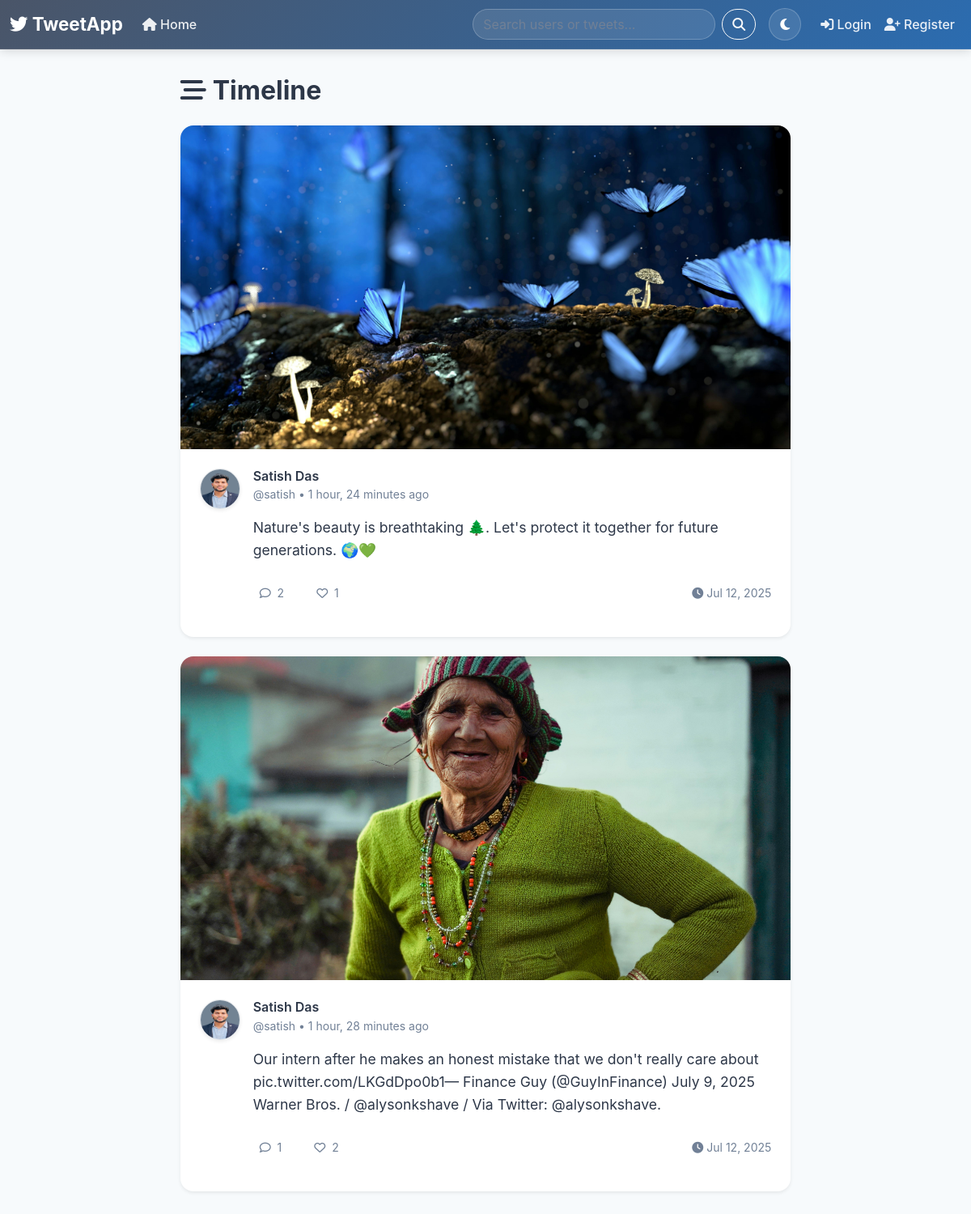
Screenshot of /tweet/ with the database file from the repository.
### tweet/models.py (models this page shows, shortened)
class Tweet(models.Model):
    user = models.ForeignKey(User, on_delete=models.CASCADE)
    text = models.TextField(max_length=240)
    photo = models.ImageField(upload_to='photos/', blank=True, null=True)
    created_at = models.DateTimeField(auto_now_add=True)
    updated_at = models.DateTimeField(auto_now=True)
    @property
    def likes_count(self):
        return self.likes.count()
    @property
    def comments_count(self):
        return self.comments.count()

class UserProfile(models.Model):
    user = models.OneToOneField(User, on_delete=models.CASCADE)
    bio = models.TextField(max_length=500, blank=True)
    location = models.CharField(max_length=30, blank=True)
    birth_date = models.DateField(null=True, blank=True)
    avatar = models.ImageField(upload_to='avatars/', blank=True, null=True)
    website = models.URLField(blank=True)
    followers = models.ManyToManyField(User, related_name='following', blank=True)
    created_at = models.DateTimeField(auto_now_add=True)
    updated_at = models.DateTimeField(auto_now=True)

### tweet/views.py (the view)
# urls.py: path('', views.tweet_list, name='tweet_list'),
def tweet_list(request):
    tweets = Tweet.objects.all().order_by('-created_at')
    return render(request, 'tweet_list.html', {'tweets': tweets})

### tweet/templates/tweet_list.html (shortened to what this page needs)
{% extends "layout.html" %}
{% load tweet_extras %}
{% block content %}
<div class="row">
    <div class="col-md-8 mx-auto">
        <div class="d-flex justify-content-between align-items-center mb-4">
            <h2 class="fw-bold mb-0" style="color: var(--text-primary);">
                <i class="fas fa-stream me-2"></i>Timeline
            </h2>
        </div>
        {% for tweet in tweets %}
            <div class="card mb-4 shadow-sm border-0 rounded-4">
                {% if tweet.photo %}
                    <img src="{{ tweet.photo.url }}" class="card-img-top rounded-top-4" alt="Tweet image" style="max-height: 400px; object-fit: cover;">
                {% endif %}
                <div class="card-body p-4">
                    <div class="d-flex align-items-start mb-3">
                        <div class="me-3">
                            {% if tweet.user.userprofile.avatar %}
                                <img src="{{ tweet.user.userprofile.avatar.url }}" class="rounded-circle border shadow-sm" width="50" height="50" alt="Avatar">
                            {% else %}
                                <div class="rounded-circle d-flex align-items-center justify-content-center border shadow-sm"
                                     style="width: 50px; height: 50px; background: linear-gradient(135deg, var(--secondary-color) 0%, var(--primary-color) 100%); color: white;">
                                    <i class="fas fa-user fa-lg"></i>
                                </div>
                            {% endif %}
                        </div>
                        <div class="flex-grow-1">
                            <div class="d-flex justify-content-between align-items-start">
                                <div>
                                    <a href="{% url 'profile_view' tweet.user.username %}" class="text-decoration-none">
                                        <h6 class="card-title mb-0 fw-semibold" style="color: var(--text-primary);">
                                            {{ tweet.user.get_full_name|default:tweet.user.username }}
                                        </h6>
                                    </a>
                                    <small class="text-muted">@{{ tweet.user.username }} • {{ tweet.created_at|timesince }} ago</small>
                                </div>
                            </div>
                            <p class="card-text mt-3 mb-4" style="color: var(--text-primary); line-height: 1.6; font-size: 1.1rem;">
                                {{ tweet.text }}
                            </p>
                            <div class="d-flex justify-content-between align-items-center">
                                <div class="d-flex gap-4">
                                    <a href="{% url 'tweet_detail' tweet.id %}" class="btn btn-sm btn-outline-secondary rounded-pill border-0 bg-transparent" style="color: var(--text-muted); text-decoration: none;">
                                        <i class="far fa-comment me-1"></i>
                                        <span>{{ tweet.comments_count }}</span>
                                    </a>
                                    {% if user.is_authenticated %}
                                        <button class="btn btn-sm btn-outline-secondary rounded-pill border-0 bg-transparent like-btn"
                                                data-tweet-id="{{ tweet.id }}"
                                                style="color: {% if tweet|is_liked_by:user %}#e91e63{% else %}var(--text-muted){% endif %};">
                                            <i class="{% if tweet|is_liked_by:user %}fas{% else %}far{% endif %} fa-heart me-1"></i>
                                            <span class="like-count">{{ tweet.likes_count }}</span>
                                        </button>
                                    {% else %}
                                        <button class="btn btn-sm btn-outline-secondary rounded-pill border-0 bg-transparent" style="color: var(--text-muted);">
                                            <i class="far fa-heart me-1"></i>
                                            <span>{{ tweet.likes_count }}</span>
                                        </button>
                                    {% endif %}
                                </div>
                                <small class="text-muted">
                                    <i class="fas fa-clock me-1"></i>{{ tweet.created_at|date:"M d, Y" }}
                                </small>
                            </div>
                        </div>
                    </div>
                </div>
            </div>
        {% endfor %}
    </div>
</div>
{% endblock %}

### templates/layout.html (style rules this page uses)
:root { --primary-color: #4a5568; --secondary-color: #718096; --accent-color: #2b6cb0; --success-color: #38a169; --warning-color: #d69e2e; --danger-color: #e53e3e; --light-bg: #f7fafc; --card-bg: #ffffff; --text-primary: #2d3748; --text-secondary: #4a5568; --text-muted: #718096; --border-color: #e2e8f0; }
body { margin: 0; padding: 0; background-color: var(--light-bg); color: var(--text-primary); font-family: -apple-system, BlinkMacSystemFont, 'Segoe UI', Roboto, sans-serif; transition: background-color 0.3s ease, color 0.3s ease; }
.card { background-color: var(--card-bg); border: 1px solid var(--border-color); border-radius: 12px; box-shadow: 0 1px 3px rgba(0,0,0,.1); transition: box-shadow 0.3s ease, background-color 0.3s ease, border-color 0.3s ease; }
.text-muted { color: var(--text-muted) !important; }

### tweet/templates/tweet_list.html (style rules this page uses)
.card { transition: all 0.3s ease; }
.btn { transition: all 0.2s ease; }

### rows the page displays
Tweet: photo (picture), user.userprofile.avatar (picture), user.get_full_name "Satish Das", user.username "satish", created_at "1 hour, 24 minutes", text "Nature's beauty is breathtaking 🌲. Let's protect it together for future generations. 🌍💚", comments_count "2", likes_count "1", created_at "Jul 12, 2025"
Tweet: photo (picture), user.userprofile.avatar (picture), user.get_full_name "Satish Das", user.username "satish", created_at "1 hour, 28 minutes", text "Our intern after he makes an honest mistake that we don't really care about pic.twitter.com/LKGdDpo0b1— Finance Guy (@GuyInFinance) July 9, 2025 Warner Bros. / @alysonkshave / Via Twitter: @alysonkshave.", comments_count "1", likes_count "2", created_at "Jul 12, 2025"
